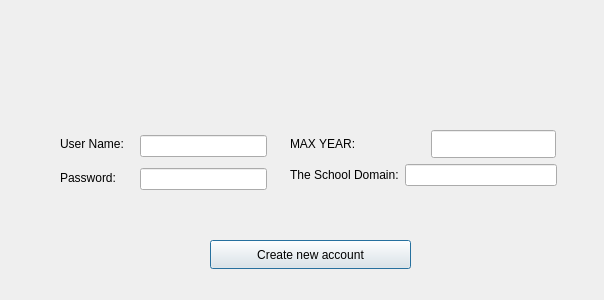
<?xml version="1.0" encoding="UTF-8"?>
<ui version="4.0">
 <class>CreateAccount</class>
 <widget class="QDialog" name="CreateAccount">
  <property name="geometry">
   <rect>
    <x>0</x>
    <y>0</y>
    <width>604</width>
    <height>300</height>
   </rect>
  </property>
  <property name="windowTitle">
   <string>Dialog</string>
  </property>
  <widget class="QPushButton" name="Create_account">
   <property name="geometry">
    <rect>
     <x>210</x>
     <y>240</y>
     <width>201</width>
     <height>29</height>
    </rect>
   </property>
   <property name="text">
    <string>Create new account</string>
   </property>
  </widget>
  <widget class="QWidget" name="layoutWidget_3">
   <property name="geometry">
    <rect>
     <x>290</x>
     <y>160</y>
     <width>267</width>
     <height>30</height>
    </rect>
   </property>
   <layout class="QHBoxLayout" name="horizontalLayout_2">
    <item>
     <widget class="QLabel" name="label_8">
      <property name="text">
       <string>The School Domain:</string>
      </property>
     </widget>
    </item>
    <item>
     <widget class="QLineEdit" name="domain"/>
    </item>
   </layout>
  </widget>
  <widget class="QWidget" name="layoutWidget_2">
   <property name="geometry">
    <rect>
     <x>140</x>
     <y>130</y>
     <width>127</width>
     <height>65</height>
    </rect>
   </property>
   <layout class="QVBoxLayout" name="verticalLayout_4">
    <item>
     <widget class="QLineEdit" name="user_name"/>
    </item>
    <item>
     <widget class="QLineEdit" name="password">
      <property name="echoMode">
       <enum>QLineEdit::Password</enum>
      </property>
     </widget>
    </item>
   </layout>
  </widget>
  <widget class="QWidget" name="layoutWidget">
   <property name="geometry">
    <rect>
     <x>60</x>
     <y>130</y>
     <width>81</width>
     <height>61</height>
    </rect>
   </property>
   <layout class="QVBoxLayout" name="verticalLayout_3">
    <item>
     <widget class="QLabel" name="label_4">
      <property name="text">
       <string>User Name:</string>
      </property>
     </widget>
    </item>
    <item>
     <widget class="QLabel" name="label_6">
      <property name="text">
       <string>Password:</string>
      </property>
     </widget>
    </item>
   </layout>
  </widget>
  <widget class="QLabel" name="label_9">
   <property name="geometry">
    <rect>
     <x>290</x>
     <y>130</y>
     <width>133</width>
     <height>28</height>
    </rect>
   </property>
   <property name="text">
    <string>MAX YEAR:</string>
   </property>
  </widget>
  <widget class="QLineEdit" name="max_year">
   <property name="geometry">
    <rect>
     <x>431</x>
     <y>130</y>
     <width>125</width>
     <height>28</height>
    </rect>
   </property>
  </widget>
  <widget class="QLabel" name="label">
   <property name="geometry">
    <rect>
     <x>250</x>
     <y>20</y>
     <width>101</width>
     <height>91</height>
    </rect>
   </property>
   <property name="text">
    <string/>
   </property>
   <property name="pixmap">
    <pixmap resource="../imgs/imgs.qrc">:/imgs/login.png</pixmap>
   </property>
   <property name="scaledContents">
    <bool>true</bool>
   </property>
  </widget>
 </widget>
 <resources>
  <include location="../imgs/imgs.qrc"/>
 </resources>
 <connections/>
</ui>
